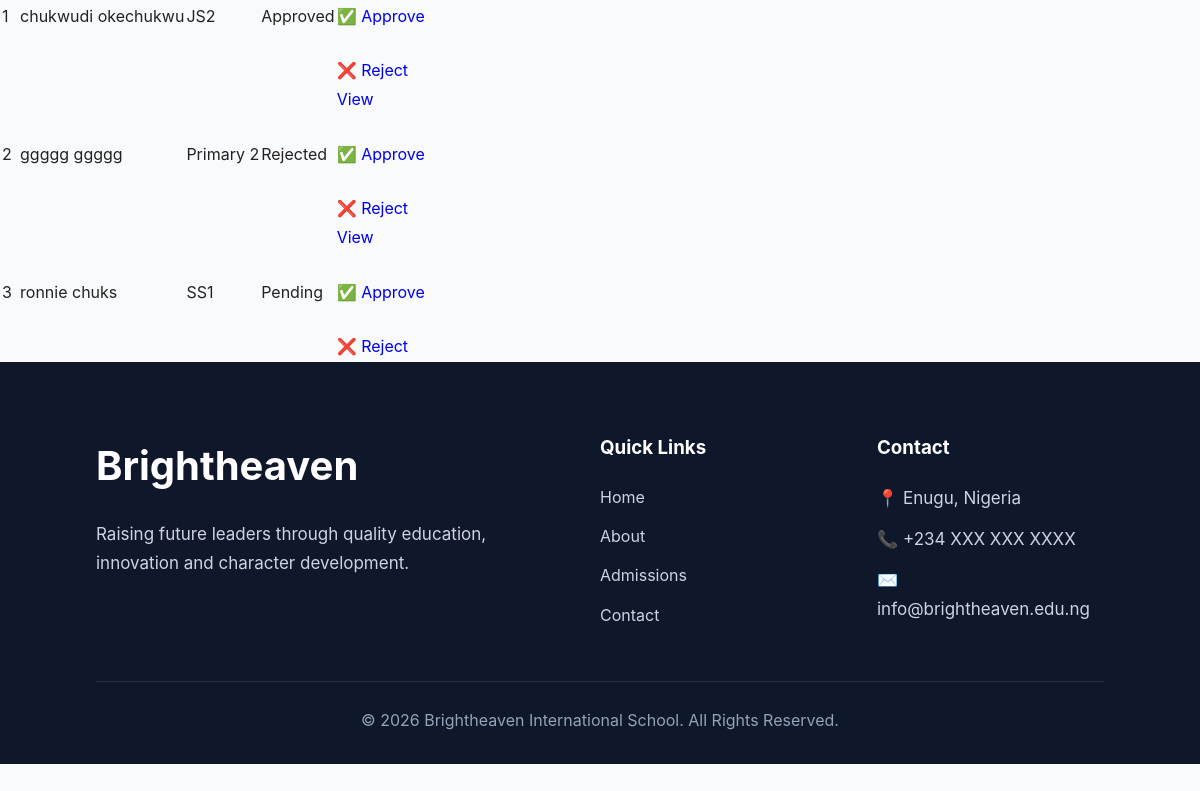
The page /admin/applicants (signed in, lower part) on the database as committed earlier.
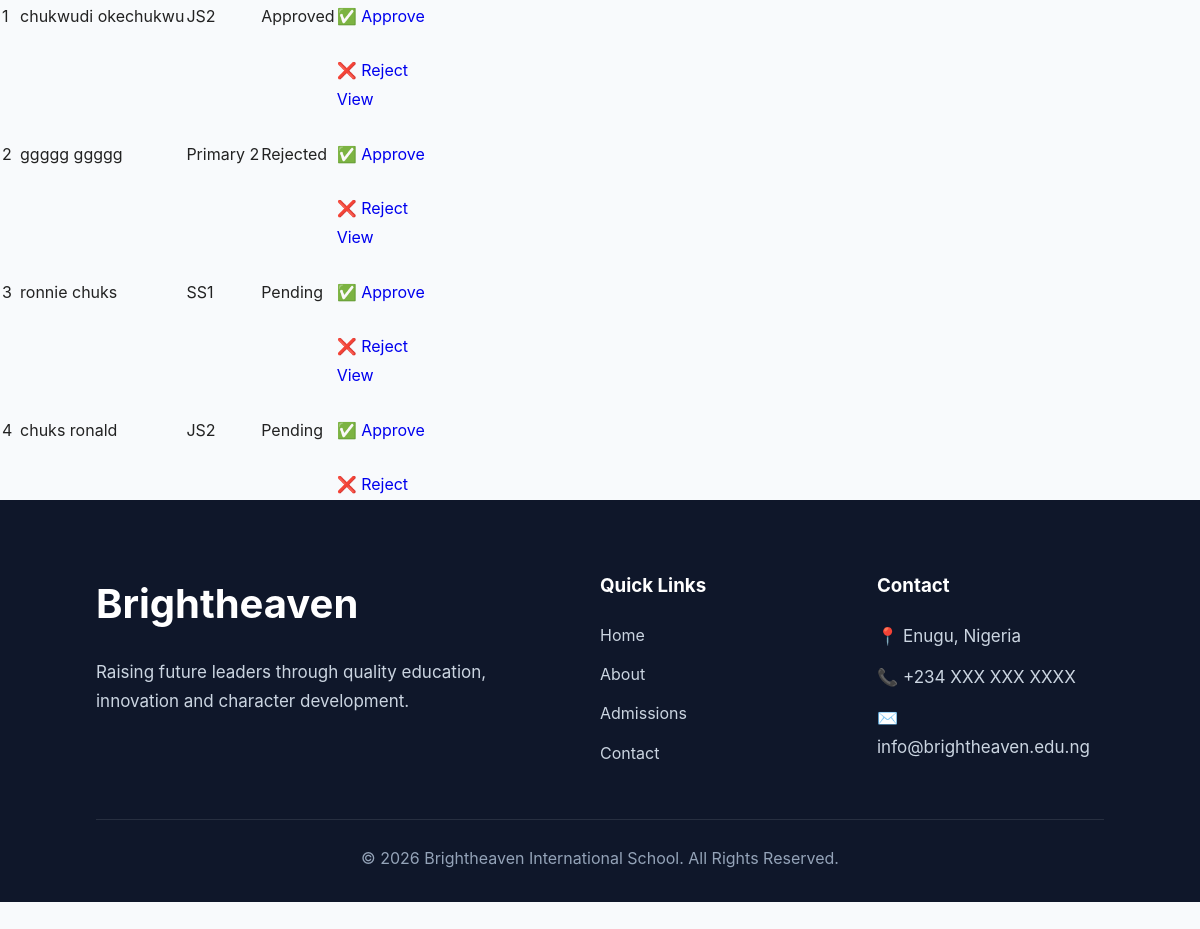
The same page on the database as committed later.
### tables this page shows
CREATE TABLE applicants (

    id INTEGER PRIMARY KEY AUTOINCREMENT,

    first_name TEXT NOT NULL,

    last_name TEXT NOT NULL,

    date_of_birth TEXT NOT NULL,

    gender TEXT NOT NULL,

    class_applying TEXT NOT NULL,

    parent_name TEXT NOT NULL,

    phone TEXT NOT NULL,

    email TEXT,

    address TEXT,

    passport TEXT,

    birth_certificate TEXT,

    status TEXT DEFAULT 'Pending',

    date_applied TIMESTAMP DEFAULT CURRENT_TIMESTAMP

);

### app.py (the view)
@app.route("/admin/applicants")
def applicants():
    if "admin" not in session:
        return redirect(url_for("admin_login"))
    conn = sqlite3.connect("school.db")
    conn.row_factory = sqlite3.Row
    cursor = conn.cursor()
    search = request.args.get("search", "")
    if search:
        cursor.execute("""
            SELECT *
            FROM applicants
            WHERE first_name LIKE ?
            OR last_name LIKE ?
        """, (f"%{search}%", f"%{search}%"))
    else:
        cursor.execute("SELECT * FROM applicants")
    applicants = cursor.fetchall()
    conn.close()
    return render_template(
        "admin/applicants.html",
        applicants=applicants,
        search=search
    )

### templates/admin/applicants.html (shortened to what this page needs)
{% extends "base.html" %}
{% block content %}
<table class="applicants-table">
<section class="hero">
    <div class="hero-content">
            <tbody>
            {% for applicant in applicants %}
                <tr>
                    <td>{{ applicant["id"] }}</td>
                    <td>
                        {{ applicant["first_name"] }}
                        {{ applicant["last_name"] }}
                    </td>
                    <td>{{ applicant["class_applying"] }}</td>
                    <td>{{ applicant["status"] }}</td>
                    <td>
    <a href="{{ url_for('applicant_details', applicant_id=applicant['id']) }}">
        View
    </a>
    <br><br>
    <a href="{{ url_for('approve_applicant', applicant_id=applicant['id']) }}">
        ✅ Approve
    </a>
    <br><br>
    <a href="{{ url_for('reject_applicant', applicant_id=applicant['id']) }}">
        ❌ Reject
    </a>
</td>
                </tr>
            {% endfor %}
            </tbody>
        </table>
{% endblock %}

### templates/base.html (shortened to what this page needs)
<!DOCTYPE html>
<html lang="en">
<head>
    <link rel="stylesheet" href="{{ url_for('static', filename='css/base.css') }}">
    <link rel="stylesheet" href="{{ url_for('static', filename='css/navbar.css') }}">
    <link rel="stylesheet" href="{{ url_for('static', filename='css/hero.css') }}">
    <link rel="stylesheet" href="{{ url_for('static', filename='css/sections.css') }}">
    <link rel="stylesheet" href="{{ url_for('static', filename='css/footer.css') }}">
    <link rel="stylesheet" href="{{ url_for('static', filename='css/responsive.css') }}">
    <link rel="stylesheet" href="{{ url_for('static', filename='css/animations.css') }}">
</head>
<body>
    {% block content %}
    {% endblock %}
    <footer>
    <div class="footer-container">
        <div class="footer-logo">
            <h2>Brightheaven</h2>
            <p>
                Raising future leaders through quality education,
                innovation and character development.
            </p>
        </div>
        <div class="footer-links">
            <h3>Quick Links</h3>
            <ul>
                <li><a href="/">Home</a></li>
                <li><a href="/about">About</a></li>
                <li><a href="/admissions">Admissions</a></li>
                <li><a href="/contact">Contact</a></li>
            </ul>
        </div>
        <div class="footer-contact">
            <h3>Contact</h3>
            <p>📍 Enugu, Nigeria</p>
            <p>📞 +234 XXX XXX XXXX</p>
            <p>✉️ info@brightheaven.edu.ng</p>
        </div>
    </div>
    <div class="footer-bottom">
        © 2026 Brightheaven International School. All Rights Reserved.
    </div>
</footer>
</body>
</html>

### static/css/base.css (style rules this page uses)
* { margin:0; padding:0; box-sizing:border-box; }
html { scroll-behavior:smooth; }
body { font-family:'Inter',sans-serif; background:#f8fafc; color:#222; line-height:1.7; overflow-x:hidden; }
a { text-decoration:none; transition:.3s; }
section { padding:90px 8%; }
h2 { font-size:2.5rem; font-weight:700; margin-bottom:20px; }
p { font-size:17px; color:#555; }

### static/css/hero.css (style rules this page uses)
.hero { position:relative; min-height:100vh; display:flex; align-items:center; justify-content:center; padding:120px 8%; background:url("../images/hero-school.jpg") center/cover; overflow:hidden; }
.hero-content { position:relative; max-width:650px; color:white; z-index:2; }

### static/css/footer.css (style rules this page uses)
footer { background:#0f172a; color:#e5e7eb; padding:70px 8% 30px; }
.footer-container { display:grid; grid-template-columns:2fr 1fr 1fr; gap:50px; margin-bottom:40px; }
.footer-logo h2 { color:white; margin-bottom:20px; }
.footer-logo p { color:#cbd5e1; }
.footer-links h3, .footer-contact h3 { color:white; margin-bottom:20px; }
.footer-links ul { list-style:none; }
.footer-links li { margin-bottom:12px; }
.footer-links a { color:#cbd5e1; }
.footer-contact p { margin-bottom:12px; color:#cbd5e1; }
.footer-bottom { border-top:1px solid rgba(255,255,255,.1); padding-top:25px; text-align:center; color:#94a3b8; }

Rows that differ between the two databases and show on the page:
added applicants: id "4", first_name "chuks", last_name "ronald", class_applying "JS2", status "Pending"
